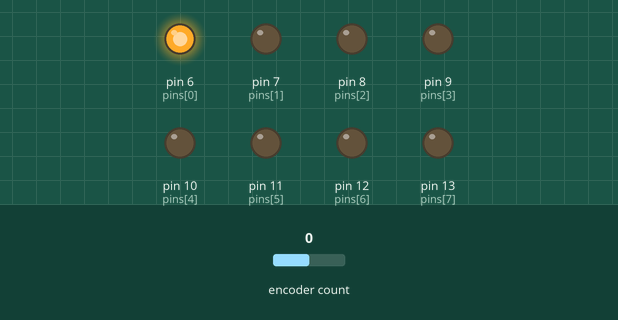
A sketch run on a simulated Arduino Uno, built with avr-gcc and run on an emulated ATmega328P. Shown: output pins drawn as LEDs (lit = HIGH). Inputs (shaded band) come from the test bench; at power-on: encoder count 0.

Above: at 1.2 s.
1.3 s: encoder count set to 1
At 2.3 s:
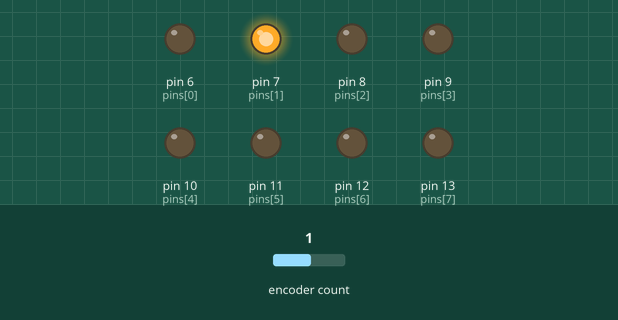
2.8 s: encoder count set to 2
At 3.4 s:
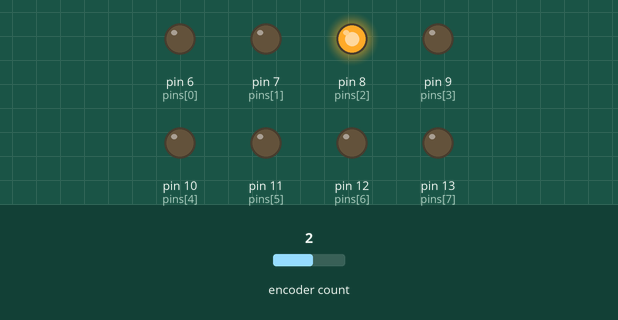
4.3 s: encoder count set to 3
At 4.6 s:
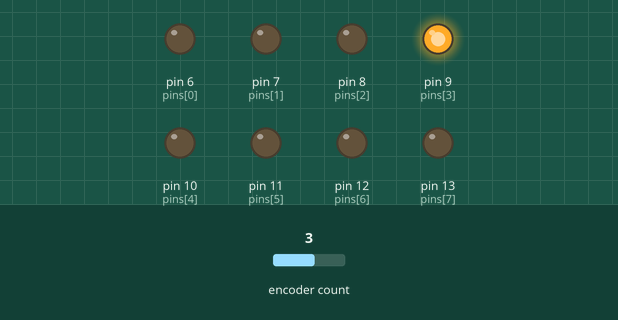
5.8 s: encoder count set to 4
At 6.9 s:
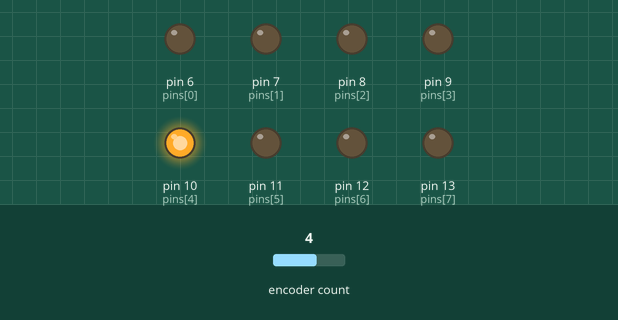
7.3 s: encoder count set to 5
At 8.0 s:
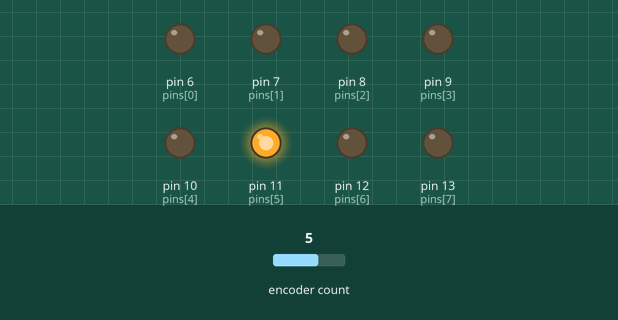
8.8 s: encoder count set to 9
At 9.2 s:
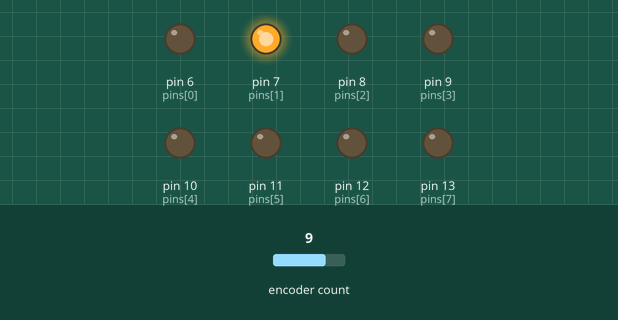
Timing chart, 0 to 11.3 s (numbered marks = the images above; inputs shaded):
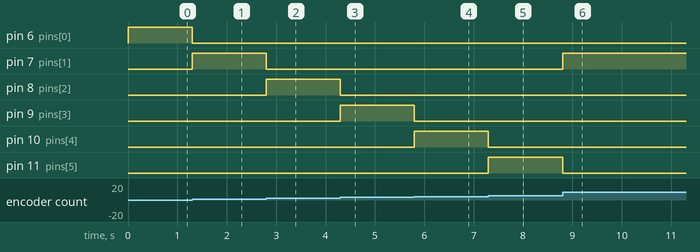

The sketch:

CH_30_03.ino
```cpp
#include <Encoder.h>

int pins[] = { 6, 7, 8, 9, 10, 11, 12, 13 };  // LED 연결 핀
int index = 0;        // 켜지는 LED 위치

const int MIN_MOVE = 4;     // LED 이동을 위한 인코더 위치 차이
Encoder encoder(3, 2);      // 인코더 객체 생성
long position = 0;      // 이전 위치

void setup() {
  for (int i = 0; i < 8; i++) {   // LED 연결 핀을 출력으로 설정
    pinMode(pins[i], OUTPUT);
  }
  show_LED();       // LED 표시
}

void show_LED() {
  for (int i = 0; i < 8; i++) {   // 하나만 켜고 나머지는 끔
    digitalWrite(pins[i], i == index);
  }
}

void loop() {
  long newPosition = encoder.read();  // 위치 알아내기
  long diff = newPosition - position; // 위치 차이

  if (diff >= MIN_MOVE || diff <= -MIN_MOVE) {
    index = index + diff / MIN_MOVE;  // LED를 움직이는 양
    // 음수값인 경우도 처리하기 위해 8을 더해서 나머지를 구함
    index = (index + 8) % 8;

    show_LED();

    position = newPosition;
  }
}
```

Measured:
- after the input at 1.3 s, pin 6 (pins[0]): HIGH → LOW at once; pin 7 (pins[1]): LOW → HIGH at once
- after the input at 2.8 s, pin 7 (pins[1]): HIGH → LOW at once; pin 8 (pins[2]): LOW → HIGH at once
- after the input at 4.3 s, pin 8 (pins[2]): HIGH → LOW at once; pin 9 (pins[3]): LOW → HIGH at once
- after the input at 5.8 s, pin 9 (pins[3]): HIGH → LOW at once; pin 10 (pins[4]): LOW → HIGH at once
- after the input at 7.3 s, pin 10 (pins[4]): HIGH → LOW at once; pin 11 (pins[5]): LOW → HIGH at once
- after the input at 8.8 s, pin 7 (pins[1]): LOW → HIGH at once; pin 11 (pins[5]): HIGH → LOW at once
